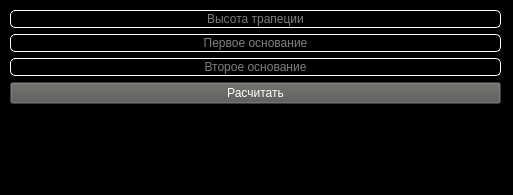
<?xml version="1.0" encoding="UTF-8"?>
<ui version="4.0">
 <class>areaTrapezia</class>
 <widget class="QMainWindow" name="areaTrapezia">
  <property name="geometry">
   <rect>
    <x>0</x>
    <y>0</y>
    <width>513</width>
    <height>195</height>
   </rect>
  </property>
  <property name="minimumSize">
   <size>
    <width>513</width>
    <height>195</height>
   </size>
  </property>
  <property name="maximumSize">
   <size>
    <width>513</width>
    <height>195</height>
   </size>
  </property>
  <property name="windowTitle">
   <string>Площадь трапеции</string>
  </property>
  <property name="styleSheet">
   <string notr="true">background: black; color: white;</string>
  </property>
  <widget class="QWidget" name="centralwidget">
   <property name="styleSheet">
    <string notr="true">QPushButton{
	background-color: rgb(85, 87, 83);
}
QPushButton:hover{
	background-color: rgb(136, 138, 133);
}
QLineEdit{
	border: 1px solid white;
	border-radius: 5px;
}</string>
   </property>
   <widget class="QWidget" name="verticalLayoutWidget">
    <property name="geometry">
     <rect>
      <x>10</x>
      <y>10</y>
      <width>491</width>
      <height>171</height>
     </rect>
    </property>
    <layout class="QVBoxLayout" name="verticalLayout">
     <item>
      <widget class="QLineEdit" name="lineEdit">
       <property name="alignment">
        <set>Qt::AlignCenter</set>
       </property>
       <property name="placeholderText">
        <string>Высота трапеции</string>
       </property>
      </widget>
     </item>
     <item>
      <widget class="QLineEdit" name="lineEdit_2">
       <property name="alignment">
        <set>Qt::AlignCenter</set>
       </property>
       <property name="placeholderText">
        <string>Первое основание</string>
       </property>
      </widget>
     </item>
     <item>
      <widget class="QLineEdit" name="lineEdit_3">
       <property name="alignment">
        <set>Qt::AlignCenter</set>
       </property>
       <property name="placeholderText">
        <string>Второе основание</string>
       </property>
      </widget>
     </item>
     <item>
      <widget class="QPushButton" name="pushButton">
       <property name="text">
        <string>Расчитать</string>
       </property>
      </widget>
     </item>
     <item>
      <widget class="QLabel" name="label">
       <property name="text">
        <string/>
       </property>
       <property name="alignment">
        <set>Qt::AlignCenter</set>
       </property>
      </widget>
     </item>
    </layout>
   </widget>
  </widget>
 </widget>
 <resources/>
 <connections/>
</ui>
